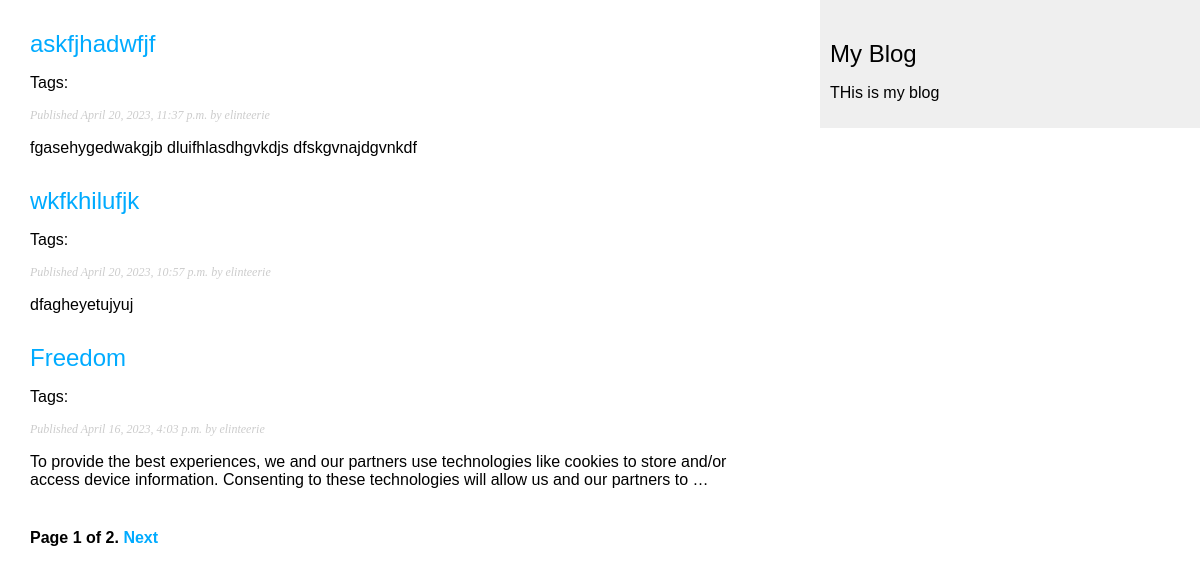
Screenshot of /blog/ with the database file from the repository.
### blog/models.py (models this page shows, shortened)
class Post(models.Model):
    tags = TaggableManager()
    class Status(models.TextChoices):
        DRAFT = 'DF', 'Draft'
        PUBLISHED = 'PB', 'Published'
    title = models.CharField(max_length=250)
    slug = models.SlugField(max_length=250, unique_for_date='publish')
    author = models.ForeignKey(
        User, on_delete=models.CASCADE, related_name='blog_posts')
    body = models.TextField()
    publish = models.DateTimeField(default=timezone.now)
    created = models.DateTimeField(auto_now_add=True)
    updated = models.DateTimeField(auto_now=True)
    status = models.CharField(max_length=2, choices=Status.choices,
                              default=Status.DRAFT)
    objects = models.Manager()
    published = PublishedManager()
    class Meta:
        ordering = ['-publish']
        indexes = [
            models.Index(fields=['-publish']),
        ]
    def get_absolute_url(self):
        return reverse("blog:post_detail", args=[self.publish.year,
                                                 self.publish.month,
                                                 self.publish.day,
                                                 self.slug])

### blog/views.py (the view)
# urls.py: path('', views.post_list, name='post_list'),
def post_list(request, tag_slug=None):
    post_list = Post.published.all()
    tag = None
    if tag_slug:
        tag = get_object_or_404(Tag, slug=tag_slug)
        post_list = post_list.filter(tags__in=[tag])
    paginator = Paginator(post_list, 3)
    page_number = request.GET.get('page')
    try:
        posts = paginator.get_page(page_number)
    except PageNotAnInteger:
        posts = paginator.get_page(1)
    except EmptyPage:
        posts = paginator.get_page(paginator.num_pages)
    return render(request, 'blog/post_list.html', {'posts': posts})

### blog/models.py (called while the page is built)
    def get_queryset(self):
        return super().get_queryset().filter(status=Post.Status.PUBLISHED)

### blog/templates/blog/post_list.html (shortened to what this page needs)
{% extends 'blog/base.html' %} {% block content %} {% for post in posts %}
<h2><a href="{{ post.get_absolute_url }}">{{post.title}}</a></h2>
<p class="tags">
  Tags:
</p>
<p class="date">Published {{ post.publish }} by {{ post.author }}</p>
{{ post.body|truncatewords:30|linebreaks }} {% endfor %}
<div class="pagination">
    <span class="current">
      Page {{ posts.number }} of {{ posts.paginator.num_pages }}.
    </span>
    {% if posts.has_next %}
    <a href="?page={{ posts.next_page_number }}">Next</a>
    {% endif %}
</div>
{% endblock %}

### blog/static/blog/css/blog.css (style rules this page uses)
body { margin:0; padding:0; font-family:helvetica, sans-serif; }
a { color:#00abff; text-decoration:none; }
h2 { font-weight:normal; margin:30px 0 0; }
p.date { color:#ccc; font-family: georgia, serif; font-size: 12px; font-style: italic; }
.pagination { margin:40px 0; font-weight:bold; }

### rows the page displays
Post: title "askfjhadwfjf", publish "April 20, 2023, 11:37 p.m.", author "elinteerie", body "fgasehygedwakgjb dluifhlasdhgvkdjs dfskgvnajdgvnkdf"
Post: title "wkfkhilufjk", publish "April 20, 2023, 10:57 p.m.", author "elinteerie", body "dfagheyetujyuj"
Post: title "Freedom", publish "April 16, 2023, 4:03 p.m.", author "elinteerie", body "To provide the best experiences, we and our partners use technologies like cookies to store and/or access device information. Consenting to these technologies will allow us and our partners to …"

### other values shown
{{ posts.number }} "1"
{{ posts.paginator.num_pages }} "2"
